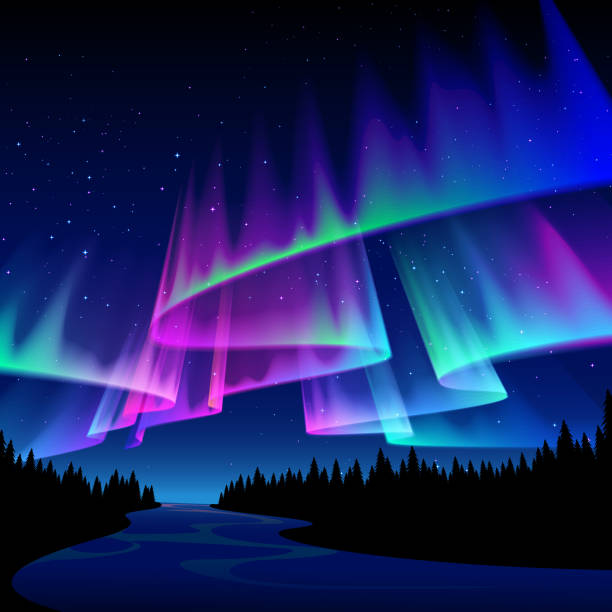
#> input picture image-processing/orora.jpg, 612 x 612 px
$ python histgram.py
#> lines starting #> are read from the running program, lines starting #| are printed output that depends on the picture; after the words box and inside, x2 and y2 are one past the last pixel; in counts of white or black regions, pixels touching at a corner belong together
import cv2
import numpy as np
import matplotlib.pyplot as plt
img = cv2.imread("orora.jpg")
#> img is the input picture: shape (612, 612, 3); mean B, G, R 98.9, 36, 25
"""
img_hist, img_bins = np.histogram(np.array(img).flatten(), bins=np.arange(256+1))
img_hsv = cv2.cvtColor(img, cv2.COLOR_BGR2HSV_FULL)

# hist 表示
plt.plot(img_hist)
plt.show()
"""
"""
color = ('b','g','r')
for i,col in enumerate(color):
    histr = cv2.calcHist([img],[i],None,[256],[0,256])
    plt.plot(histr,color = col)
plt.xlim([0,256])plt.title('Color Image')
plt.show()
"""

 #1
hsv_min = np.array([90,64,0])
hsv_max = np.array([150,255,255])

#2
height = img.shape[0]
#> height = 612
width = img.shape[1]
#> width = 612
resized_img = cv2.resize(img,(round(width/1), round(height/1)))

#3
resized_img_HSV = cv2.cvtColor(resized_img, cv2.COLOR_BGR2HSV)
#> resized_img_HSV: shape (612, 612, 3); mean H, S, V 103.7, 202.9, 99.4

#4
maskHSV = cv2.inRange(resized_img_HSV,hsv_min,hsv_max)
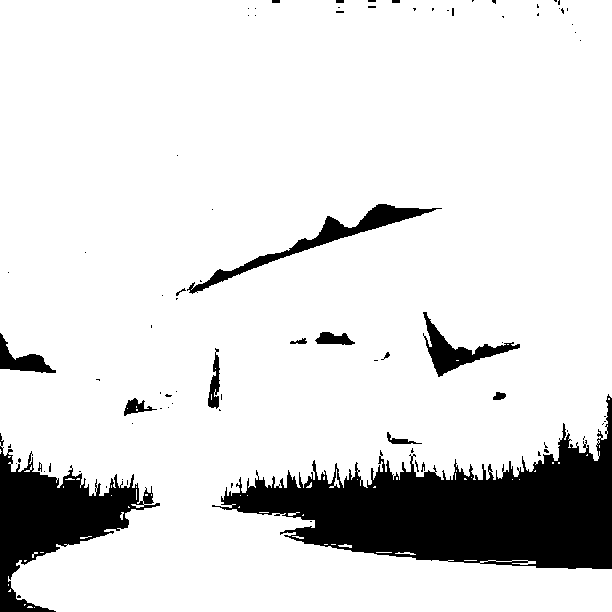
#> maskHSV: shape (612, 612); 87.1% white; 85 black regions (67 under 20 px), largest, box (x1, y1, x2, y2) and area: (212, 394, 612, 569) 30867, (0, 433, 160, 612) 10381, (187, 204, 442, 294) 2749

#5
resultHSV = cv2.bitwise_and(resized_img, resized_img, mask = maskHSV)
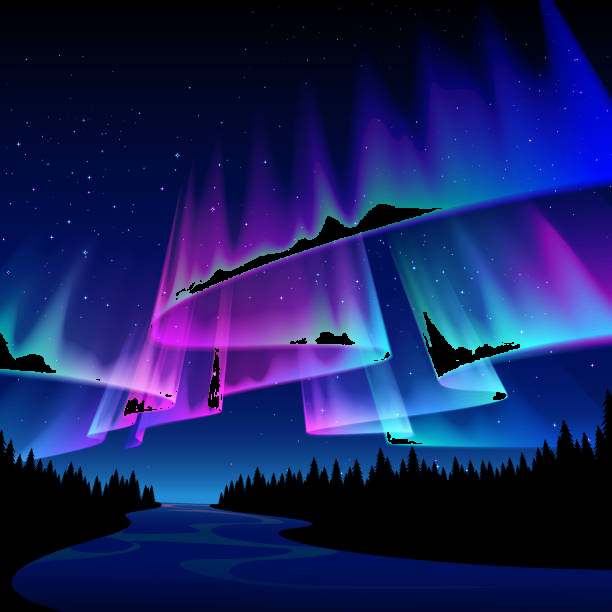
#> resultHSV: shape (612, 612, 3); mean B, G, R 95.7, 32.6, 23.7

cv2.imshow("Result HSV", resultHSV)
cv2.imshow("Result mask", maskHSV)

#cv2.imshow("Result mask", resized_img_HSV)
cv2.waitKey(0)
img_hist, img_bins = np.histogram(np.array(maskHSV).flatten(), bins=np.arange(256+1))
#> img_hist = 256 values, max 326263 at index 255, min 0 at index 1, mean 1463.1; img_bins = 257 values from 0 to 256
plt.plot(img_hist)
cv2.imshow("Result mask", maskHSV)
plt.show()
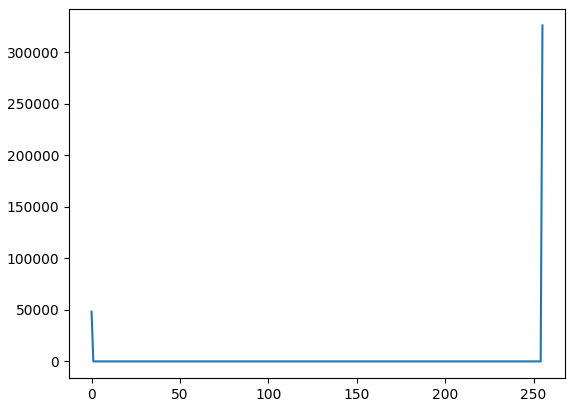
#> figure drawn by matplotlib, 1 panel; curve peaks at x = 255, y = 326263

img_hist2, img_bins2 = np.histogram(np.array(resized_img).flatten(), bins=np.arange(256+1))
#> img_hist2 = 256 values, max 175029 at index 1, min 342 at index 254, mean 4389.2; img_bins2 = 257 values from 0 to 256
plt.plot(img_hist2)
cv2.imshow("Row img", resized_img)
plt.show()
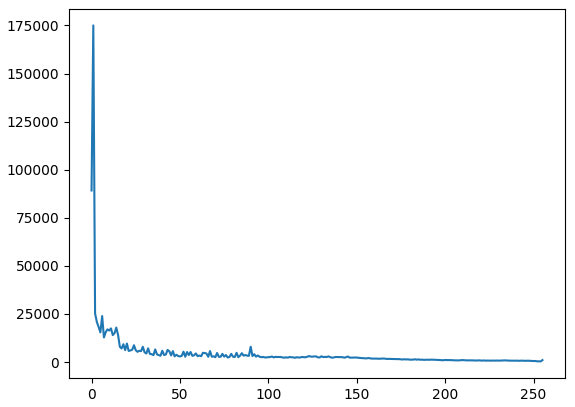
#> figure drawn by matplotlib, 1 panel; curve peaks at x = 1, y = 175029

$ run again, with image-processing/rekoyano_half.jpg copied over image-processing/orora.jpg
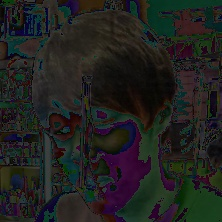
#> input picture image-processing/rekoyano_half.jpg, 222 x 222 px
#> img is the input picture: shape (222, 222, 3); mean B, G, R 31.4, 33.7, 32.9
#> resized_img_HSV: shape (222, 222, 3); mean H, S, V 69.9, 113, 41.9
#> `maskHSV = cv2.inRange(resized_img_HSV,hsv_min,hsv_max)`:
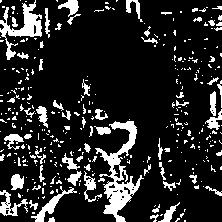
#> maskHSV: shape (222, 222); 15.7% white; 348 white regions (285 under 20 px), largest, box (x1, y1, x2, y2) and area: (95, 121, 144, 222) 1535, (0, 0, 42, 60) 814, (31, 186, 77, 222) 327
#> img_hist = 256 values, max 41552 at index 0, min 0 at index 1, mean 192.5; img_bins = 257 values from 0 to 256
#> img_hist2 = 256 values, max 3483 at index 41, min 0 at index 89, mean 577.5; img_bins2 = 257 values from 0 to 256
#> `plt.show()`:
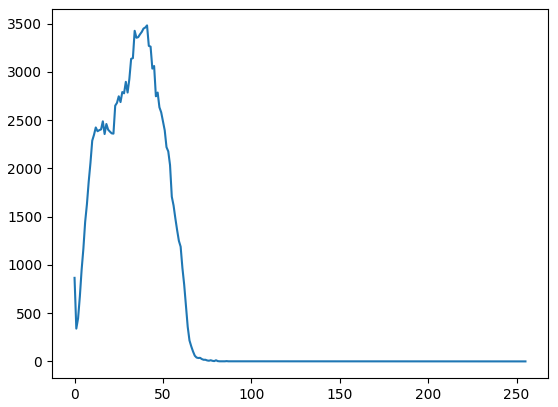
#> figure drawn by matplotlib, 1 panel; curve peaks at x = 41, y = 3483

$ run again, with image-processing/rekoyano_quarter.jpg copied over image-processing/orora.jpg
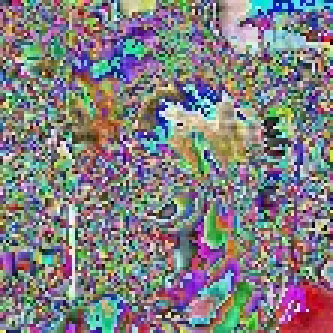
#> input picture image-processing/rekoyano_quarter.jpg, 111 x 111 px (shown 3 times larger)
#> img is the input picture: shape (111, 111, 3); mean B, G, R 129.5, 127, 129.6
#> resized_img_HSV: shape (111, 111, 3); mean H, S, V 89.1, 93.4, 155.7
#> `maskHSV = cv2.inRange(resized_img_HSV,hsv_min,hsv_max)`:
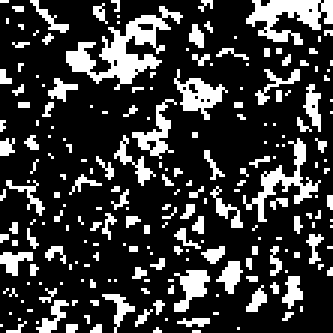
#> maskHSV: shape (111, 111) (shown 3 times larger); 22.3% white in thin lines or dots
#> img_hist = 256 values, max 9574 at index 0, min 0 at index 1, mean 48.13; img_bins = 257 values from 0 to 256
#> img_hist2 = 256 values, max 259 at index 121, min 9 at index 251, mean 144.4; img_bins2 = 257 values from 0 to 256
#> `plt.show()`:
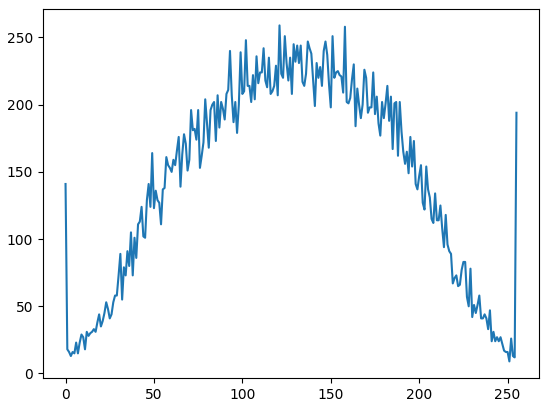
#> figure drawn by matplotlib, 1 panel; curve peaks at x = 121, y = 259
